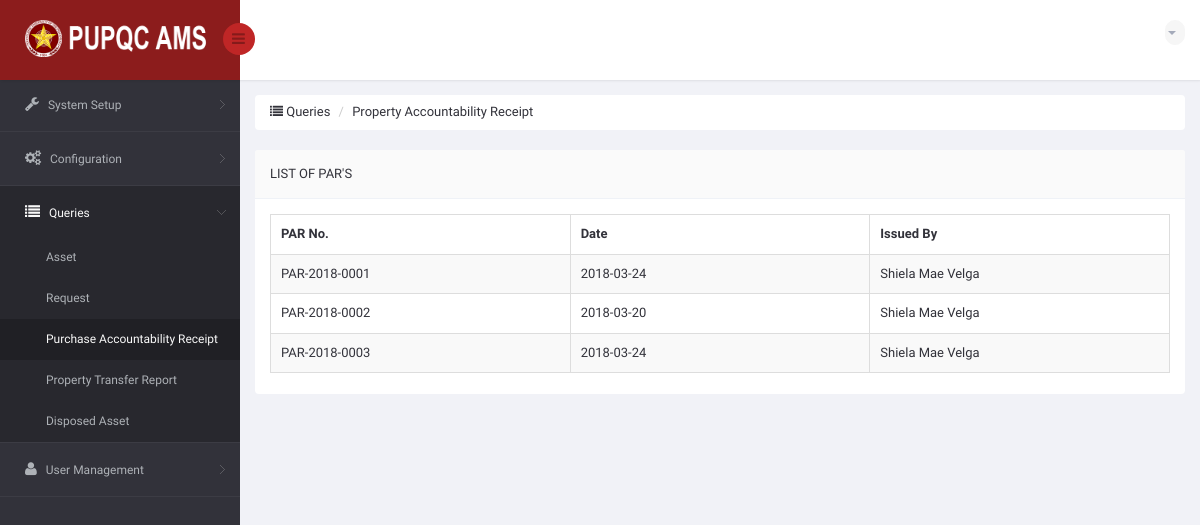
The page /DIR/Administrator/ADPar.php (signed in) on the database as committed earlier.
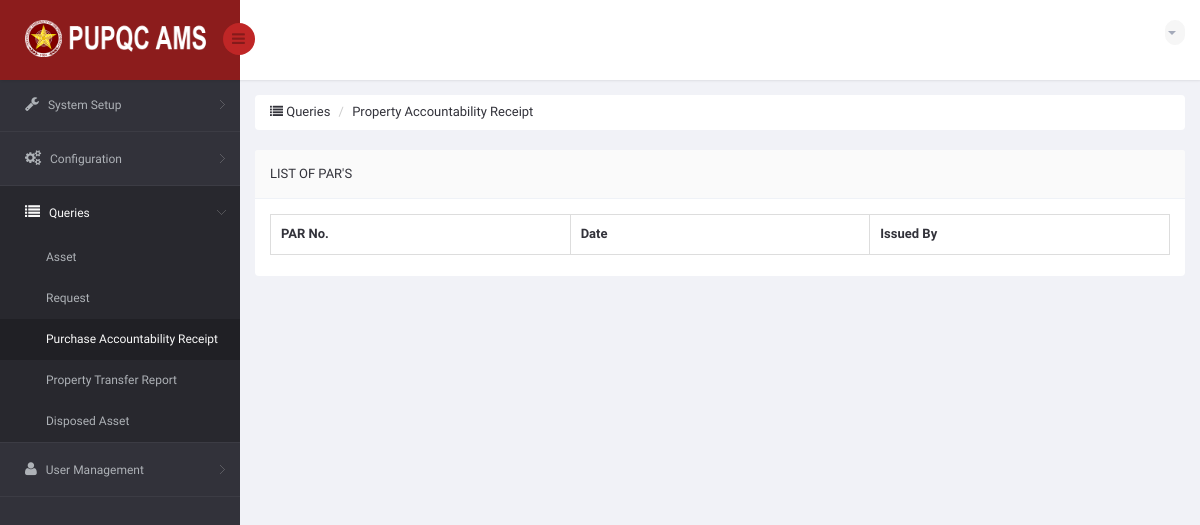
The same page on the database as committed later.
### tables this page shows
CREATE TABLE `ams_t_par` (
  `PAR_ID` int(11) NOT NULL,
  `PAR_NO` varchar(15) NOT NULL,
  `PAR_DATE` date NOT NULL,
  `PAR_ISSUED_BY` varchar(120) NOT NULL
);

### DIR/Administrator/ADPar.php (the view, shortened to what the changed rows need)
<!DOCTYPE html>
<html lang="en">
<head>
    <link href="../../bs3/css/bootstrap.min.css" rel="stylesheet">
    <link href="../../css/bootstrap-reset.css" rel="stylesheet">
    <link href="../../font-awesome/css/font-awesome.css" rel="stylesheet" />
    <link href="../../js/advanced-datatable/css/demo_page.css" rel="stylesheet" />
    <link href="../../js/advanced-datatable/css/demo_table.css" rel="stylesheet" />
    <link rel="stylesheet" href="../../js/data-tables/DT_bootstrap.css" />
    <link href="../../css/style.css" rel="stylesheet">
    <link href="../../css/style-responsive.css" rel="stylesheet" />
    <link href="../../js/iCheck/skins/minimal/minimal.css" rel="stylesheet">
    <link href="../../js/iCheck/skins/minimal/red.css" rel="stylesheet">
    <link href="../../js/iCheck/skins/minimal/green.css" rel="stylesheet">
    <link href="../../js/iCheck/skins/minimal/blue.css" rel="stylesheet">
    <link href="../../js/iCheck/skins/minimal/yellow.css" rel="stylesheet">
    <link href="../../js/iCheck/skins/minimal/purple.css" rel="stylesheet">
    <link href="../../js/iCheck/skins/square/square.css" rel="stylesheet">
    <link href="../../js/iCheck/skins/square/red.css" rel="stylesheet">
    <link href="../../js/iCheck/skins/square/green.css" rel="stylesheet">
    <link href="../../js/iCheck/skins/square/blue.css" rel="stylesheet">
    <link href="../../js/iCheck/skins/square/yellow.css" rel="stylesheet">
    <link href="../../js/iCheck/skins/square/purple.css" rel="stylesheet">
    <link href="../../js/iCheck/skins/flat/grey.css" rel="stylesheet">
    <link href="../../js/iCheck/skins/flat/red.css" rel="stylesheet">
    <link href="../../js/iCheck/skins/flat/green.css" rel="stylesheet">
    <link href="../../js/iCheck/skins/flat/blue.css" rel="stylesheet">
    <link href="../../js/iCheck/skins/flat/yellow.css" rel="stylesheet">
    <link href="../../js/iCheck/skins/flat/purple.css" rel="stylesheet">
    <link rel="stylesheet" type="text/css" href="../../js/select2/select2.css" />
    <link rel="stylesheet" type="text/css" href="../../js/bootstrap-daterangepicker/daterangepicker-bs3.css" />
    <link rel="stylesheet" type="text/css" href="../../js/bootstrap-datetimepicker/css/datetimepicker.css" />
    <link rel="stylesheet" type="text/css" href="../../js/bootstrap-datepicker/css/datepicker.css" />
    <link href="../../js/plugins/sweetalert/sweetalert.css" type="text/css" rel="stylesheet" media="screen,projection">
</head>
<body>
<section id="container" >
                <?php
                    include('../Connection/db.php');
                  ?>
    <section id="main-content">
        <section class="wrapper">
            <div class="row">
                <div class="col-sm-12">
                    <section class="panel">
                        <div class="panel-body">
                            <div class="adv-table">
                                <table  class="display table table-bordered table-striped tblCampusData" id="dynamic-table">
                                    <thead>
                                        <tr>
                                            <th style="width: 250px">PAR No.</th>
                                            <th style="width: 250px">Date</th>
                                            <th style="width: 250px">Issued By</th>
                                        </tr>
                                    </thead>
                                    <tbody>
                                    <?php
                                        $sql = "SELECT * FROM ams_t_par";
                                        $result = mysqli_query($connection, $sql) or die("Bad Query: $sql");
                                        while($row = mysqli_fetch_assoc($result))
                                            {
                                              $no = $row['PAR_NO'];
                                              $date = $row['PAR_DATE'];
                                              $iss = $row['PAR_ISSUED_BY'];
                                    ?>
                                        <tr class="gradeX"">
                                            <td> <?php echo $no; ?> </td>
                                            <td> <?php echo $date; ?> </td>
                                            <td> <?php echo $iss; ?> </td>
                                        </tr>
                                    <?php
                                        }
                                    ?>
                                    </tbody>
                                </table>
                            </div>
                        </div>
                    </section>
                </div>
            </div>
        </section>
    </section>
</section>
</body>
</html>

Rows that differ between the two databases and show on the page:
removed ams_t_par: PAR_NO "PAR-2018-0001", PAR_DATE "2018-03-24", PAR_ISSUED_BY "Shiela Mae Velga"
removed ams_t_par: PAR_NO "PAR-2018-0002", PAR_DATE "2018-03-20", PAR_ISSUED_BY "Shiela Mae Velga"
removed ams_t_par: PAR_NO "PAR-2018-0003", PAR_DATE "2018-03-24", PAR_ISSUED_BY "Shiela Mae Velga"
